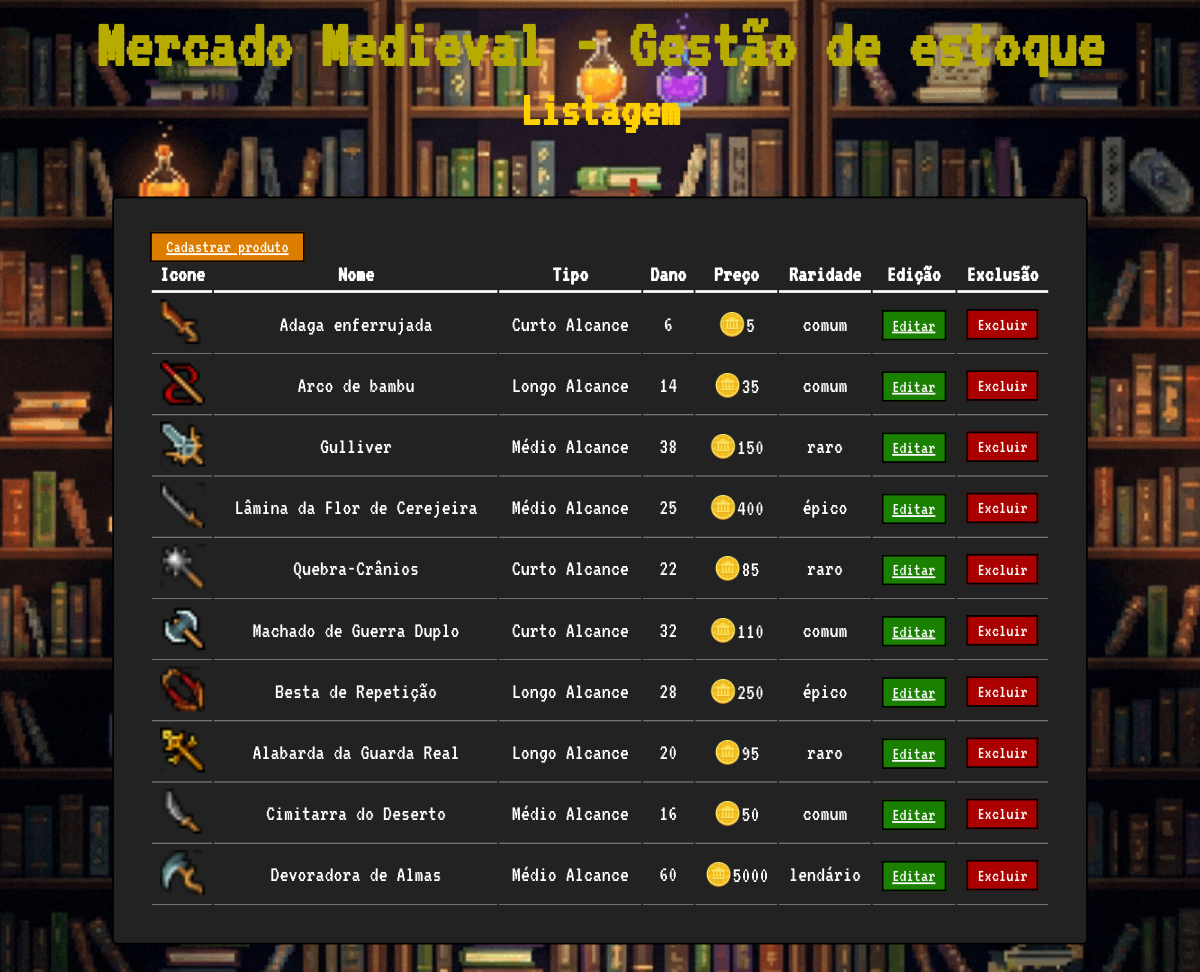
The page / on the database its author committed.
### tables this page shows
CREATE TABLE produtos (
id INT AUTO_INCREMENT NOT NULL PRIMARY KEY,
nome VARCHAR(255) NOT NULL,
tipo VARCHAR(255) NOT NULL,
dano INT NOT NULL,
preco INT NOT NULL,
raridade VARCHAR(255) NOT NULL,
descricao TEXT NOT NULL,
imagem VARCHAR(255) NOT NULL
);

### src/repositorio/repositorio.php (called while the page is built, shortened)
<?php
class ProdutoRepositorio
{
    private PDO $pdo;
    public function __construct(PDO $pdo)
    {
        $this->pdo=$pdo;
    }
    public function opcoesProduto() : array
    {
        $sql1="SELECT * FROM produtos";
        $statement = $this->pdo->query($sql1);
        $produtosEstoque = $statement->fetchALL(PDO::FETCH_ASSOC);
        $dadosProduto = array_map(function($produto)
        {
            return new Produto
            (
                $produto['id'],
                $produto['nome'],
                $produto['tipo'],
                $produto['dano'],
                $produto['preco'],
                $produto['raridade'],
                $produto['descricao'],
                $produto['imagem']
            );
        }, $produtosEstoque);
        return $dadosProduto;
    }
}

### src/modelo/produto.php (called while the page is built, shortened)
<?php
class Produto
{
    private ?int $id;
    private string $nome;
    private string $tipo;
    private int $dano;
    private int $preco;
    private string $raridade;
    private ?string $imagem;
    public function __construct(?int $id, string $nome, string $tipo, int $dano, int $preco, string $raridade, string $descricao, ?string $imagem = "arma_default.png")
    {
        $this->id = $id;
        $this->nome = $nome;
        $this->tipo = $tipo;
        $this->dano = $dano;
        $this->preco = $preco;
        $this->raridade = $raridade;
        $this->imagem = $imagem;
    }
    public function getId():?int
    {
        return $this->id;
    }
    public function getNome():string
    {
        return $this->nome;
    }
    public function getTipo():string
    {
        return $this->tipo;
    }
    public function getDano():int
    {
        return $this->dano;
    }
    public function getPreco():int
    {
        return $this->preco;
    }
    public function getRaridade():string
    {
        return $this->raridade;
    }
    public function getImagemDiretorio(): string
    {
        return "img/".$this->imagem;
    }
}

### index.php (the view, shortened to what this page needs)
<?php
    require "src/conexao.php";
    require "src/modelo/produto.php";
    require "src/repositorio/repositorio.php";
    $produtosRepositorio = new ProdutoRepositorio($pdo);
    $dadosProduto = $produtosRepositorio->opcoesProduto();
?>
<!DOCTYPE html>
<html>
    <head>
        <link rel="stylesheet" href="css/index.css">
    </head>
<body>
    <header>
        <h1 class="titulo">
            Mercado Medieval - Gestão de estoque
        </h1>
        <h2 class="subtitulo">
            Listagem
        </h2>
    </header>
    <main class="funcionalidades">
        <a class="botao-cadastrar" href="cadastrar-produto.php">Cadastrar produto</a>
        <table class = "tabela">
            <tr>
                <th>Icone</th>
                <th>Nome</th>
                <th>Tipo</th>
                <th>Dano</th>
                <th>Preço</th>
                <th>Raridade</th>
                <th>Edição</th>
                <th>Exclusão</th>
            </tr>
            <?php foreach($dadosProduto as $produto){?>
            <tr>
                <td><img src="<?= $produto->getImagemDiretorio()?>"></td>
                <td><?= $produto->getNome();?></td>
                <td><?= $produto->getTipo();?></td>
                <td><?= $produto->getDano();?></td>
                <td><?= "🪙" . $produto->getPreco();?></td>
                <td><?= $produto->getRaridade();?></td>
                <td>
                    <a class="botao-editar" href="editar-produto.php?id=<?= $produto->getId() ?>">Editar</a>
                </td>
                <td>
                    <form action="excluir-produto.php" method="post">
                        <input type="submit" class="botao-excluir" value="Excluir">
                    </form>
                </td>
            </tr>
            <?php }?>
        </table>
    </main>
</body>

### css/index.css (style rules this page uses)
body { background-image: url('background.gif'); background-size: cover; background-position: center; background-repeat: no-repeat; min-height: 100vh; margin: 0; }
.titulo { font-family: 'VT323', monospace; font-size: 70px; color: rgb(184, 171, 0); text-align: center; margin-bottom: 0px; margin-top: 10px; }
.subtitulo { font-family: 'VT323', monospace; font-size: 50px; color: rgb(255, 208, 0); text-align: center; margin-bottom: 20px; margin-top: 5px; }
.botao-cadastrar { font-family: 'VT323', monospace; border: 2px solid #000000; color: #ffffff; top: -20px; padding: 5px 16px; font-size: 20px; background-color: rgb(221, 125, 0); }
.botao-editar { font-family: 'VT323', monospace; border: 2px solid #000000; color: #ffffff; padding: 5px 10px; font-size: 20px; background-color: rgb(25, 128, 0); }
.botao-excluir { font-family: 'VT323', monospace; border: 2px solid #000000; color: #ffffff; padding: 5px 10px; font-size: 20px; background-color: rgb(170, 0, 0); }
.funcionalidades { font-family: 'VT323', monospace; transform: scale(0.9); font-size: 25px; background-color: #222; padding: 40px; border-radius: 5px; width: 100%; max-width: 1000px; margin: 10px auto; border: 2px solid black; color: rgb(255, 255, 255); }
.tabela { width: 100%; }
.tabela th, .tabela td { text-align: center; vertical-align: middle; padding: 5px; border-bottom: 1px solid rgba(255, 255, 255, 0.486); }
.tabela th { font-weight: bold; border-bottom: 3px solid rgb(255, 255, 255); }
.tabela img { width: 50px; height: 50px; object-fit: cover; margin: 0 auto; }

### rows shown on the page
produtos: imagem (picture), nome "Adaga enferrujada", tipo "Curto Alcance", dano "6", preco "5", raridade "comum"
produtos: imagem (picture), nome "Arco de bambu", tipo "Longo Alcance", dano "14", preco "35", raridade "comum"
produtos: imagem (picture), nome "Gulliver", tipo "Médio Alcance", dano "38", preco "150", raridade "raro"
produtos: imagem (picture), nome "Lâmina da Flor de Cerejeira", tipo "Médio Alcance", dano "25", preco "400", raridade "épico"
produtos: imagem (picture), nome "Quebra-Crânios", tipo "Curto Alcance", dano "22", preco "85", raridade "raro"
produtos: imagem (picture), nome "Machado de Guerra Duplo", tipo "Curto Alcance", dano "32", preco "110", raridade "comum"
produtos: imagem (picture), nome "Besta de Repetição", tipo "Longo Alcance", dano "28", preco "250", raridade "épico"
produtos: imagem (picture), nome "Alabarda da Guarda Real", tipo "Longo Alcance", dano "20", preco "95", raridade "raro"
produtos: imagem (picture), nome "Cimitarra do Deserto", tipo "Médio Alcance", dano "16", preco "50", raridade "comum"
produtos: imagem (picture), nome "Devoradora de Almas", tipo "Médio Alcance", dano "60", preco "5000", raridade "lendário"
